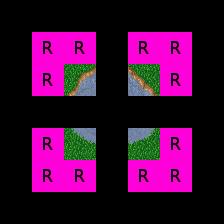

A level layout from a 2D game, rendered from its tile map. Below: a short description, then the map file with tile-grid data replaced by summaries:
An orthogonal 7x7 tile map with 32x32 px tiles, 9 tile layers (Regions, Input_set, Input_set, Input_set, ...), 1 hidden layer not drawn, 4 tilesets.

<map version="1.0" orientation="orthogonal" width="7" height="7" tilewidth="32" tileheight="32">
 <tileset firstgid="1" name="Woodland" tilewidth="32" tileheight="32">
  <image source="../../graphics/tiles/Woodland_ground.png" width="512" height="512" />
 </tileset>
 <tileset firstgid="257" name="Collision" tilewidth="32" tileheight="32">
  <image source="../../graphics/tiles/collision.png" width="64" height="32" />
 </tileset>
 <tileset firstgid="259" name="set_rules" tilewidth="32" tileheight="32">
  <image source="../../graphics/tiles/set_rules.png" width="64" height="64" />
 </tileset>
 <tileset firstgid="263" name="set_woodland" tilewidth="32" tileheight="32">
  <image source="../../graphics/tiles/set_woodland.png" width="512" height="320" />
 </tileset>
 <layer name="Regions" width="7" height="7">
  <data>[49 cells, 16 non-empty, 1 distinct tile ids]</data>
 </layer>
 <layer name="Input_set" width="7" height="7">
  <data>[49 cells, 4 non-empty, 1 distinct tile ids]</data>
 </layer>
 <layer name="Input_set" width="7" height="7">
  <data>[49 cells, 4 non-empty, 1 distinct tile ids]</data>
 </layer>
 <layer name="Input_set" width="7" height="7">
  <data>[49 cells, 4 non-empty, 1 distinct tile ids]</data>
 </layer>
 <layer name="Input_set" width="7" height="7">
  <data>[49 cells, 4 non-empty, 1 distinct tile ids]</data>
 </layer>
 <layer name="Input_set" width="7" height="7">
  <data>[49 cells, 4 non-empty, 1 distinct tile ids]</data>
 </layer>
 <layer name="Input_set" width="7" height="7">
  <data>[49 cells, 4 non-empty, 1 distinct tile ids]</data>
 </layer>
 <layer name="Input_set" width="7" height="7">
  <data>[49 cells, 4 non-empty, 1 distinct tile ids]</data>
 </layer>
 <layer name="Output1_Ground" width="7" height="7" visible="0">
  <data>[49 cells, 4 non-empty, 4 distinct tile ids]</data>
 </layer>
 <layer name="Output3_Ground" width="7" height="7">
  <data>[49 cells, 4 non-empty, 4 distinct tile ids]</data>
 </layer>
</map>
